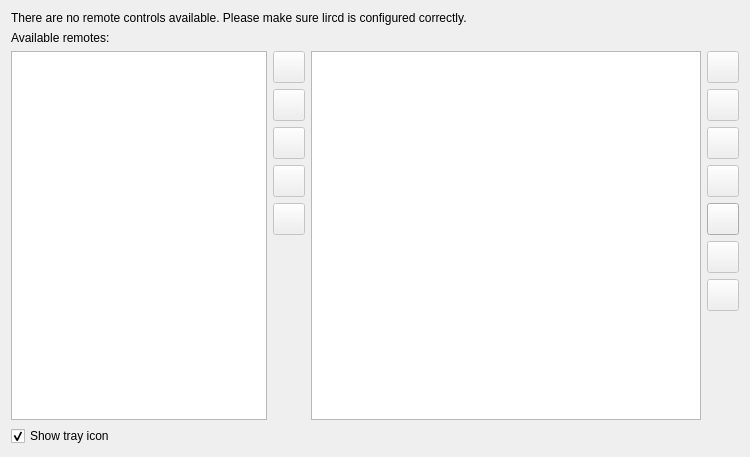
<?xml version="1.0" encoding="UTF-8"?>
<ui version="4.0">
 <author>Gav Wood</author>
 <class>ConfigurationWidget</class>
 <widget class="QWidget" name="ConfigurationWidget">
  <property name="geometry">
   <rect>
    <x>0</x>
    <y>0</y>
    <width>750</width>
    <height>457</height>
   </rect>
  </property>
  <property name="windowTitle">
   <string>Linux Infrared Remote Control</string>
  </property>
  <layout class="QGridLayout" name="gridLayout_2">
   <item row="0" column="0" colspan="4">
    <widget class="QLabel" name="lNoRemotesWarning">
     <property name="text">
      <string>There are no remote controls available. Please make sure lircd is configured correctly.</string>
     </property>
    </widget>
   </item>
   <item row="2" column="0">
    <widget class="QLabel" name="lRemotes">
     <property name="maximumSize">
      <size>
       <width>16777215</width>
       <height>16777215</height>
      </size>
     </property>
     <property name="text">
      <string>Available remotes:</string>
     </property>
     <property name="wordWrap">
      <bool>false</bool>
     </property>
    </widget>
   </item>
   <item row="3" column="0" rowspan="8">
    <widget class="QTreeView" name="tvRemotes">
     <property name="sizePolicy">
      <sizepolicy hsizetype="Minimum" vsizetype="Expanding">
       <horstretch>0</horstretch>
       <verstretch>0</verstretch>
      </sizepolicy>
     </property>
     <property name="editTriggers">
      <set>QAbstractItemView::NoEditTriggers</set>
     </property>
     <property name="dragEnabled">
      <bool>false</bool>
     </property>
     <property name="dragDropMode">
      <enum>QAbstractItemView::DropOnly</enum>
     </property>
     <property name="defaultDropAction">
      <enum>Qt::MoveAction</enum>
     </property>
     <property name="rootIsDecorated">
      <bool>false</bool>
     </property>
     <property name="expandsOnDoubleClick">
      <bool>false</bool>
     </property>
    </widget>
   </item>
   <item row="3" column="1">
    <widget class="KPushButton" name="pbAddMode">
     <property name="enabled">
      <bool>false</bool>
     </property>
     <property name="minimumSize">
      <size>
       <width>32</width>
       <height>32</height>
      </size>
     </property>
     <property name="maximumSize">
      <size>
       <width>32</width>
       <height>32</height>
      </size>
     </property>
     <property name="toolTip">
      <string>Add mode</string>
     </property>
    </widget>
   </item>
   <item row="3" column="2" rowspan="8">
    <widget class="QTreeView" name="tvActions">
     <property name="editTriggers">
      <set>QAbstractItemView::NoEditTriggers</set>
     </property>
     <property name="dragEnabled">
      <bool>true</bool>
     </property>
     <property name="defaultDropAction">
      <enum>Qt::MoveAction</enum>
     </property>
     <property name="rootIsDecorated">
      <bool>false</bool>
     </property>
    </widget>
   </item>
   <item row="3" column="3">
    <widget class="KPushButton" name="pbAddAction">
     <property name="enabled">
      <bool>false</bool>
     </property>
     <property name="minimumSize">
      <size>
       <width>32</width>
       <height>32</height>
      </size>
     </property>
     <property name="maximumSize">
      <size>
       <width>32</width>
       <height>32</height>
      </size>
     </property>
     <property name="toolTip">
      <string>Add action</string>
     </property>
    </widget>
   </item>
   <item row="4" column="1">
    <widget class="KPushButton" name="pbRemoveMode">
     <property name="enabled">
      <bool>false</bool>
     </property>
     <property name="minimumSize">
      <size>
       <width>32</width>
       <height>32</height>
      </size>
     </property>
     <property name="maximumSize">
      <size>
       <width>32</width>
       <height>32</height>
      </size>
     </property>
     <property name="toolTip">
      <string>Remove mode</string>
     </property>
    </widget>
   </item>
   <item row="4" column="3">
    <widget class="KPushButton" name="pbRemoveAction">
     <property name="enabled">
      <bool>false</bool>
     </property>
     <property name="minimumSize">
      <size>
       <width>32</width>
       <height>32</height>
      </size>
     </property>
     <property name="maximumSize">
      <size>
       <width>32</width>
       <height>32</height>
      </size>
     </property>
     <property name="toolTip">
      <string>Remove action</string>
     </property>
    </widget>
   </item>
   <item row="5" column="1">
    <widget class="KPushButton" name="pbEditMode">
     <property name="enabled">
      <bool>false</bool>
     </property>
     <property name="minimumSize">
      <size>
       <width>32</width>
       <height>32</height>
      </size>
     </property>
     <property name="maximumSize">
      <size>
       <width>32</width>
       <height>32</height>
      </size>
     </property>
     <property name="toolTip">
      <string>Edit mode</string>
     </property>
    </widget>
   </item>
   <item row="5" column="3">
    <widget class="KPushButton" name="pbEditAction">
     <property name="enabled">
      <bool>false</bool>
     </property>
     <property name="minimumSize">
      <size>
       <width>32</width>
       <height>32</height>
      </size>
     </property>
     <property name="maximumSize">
      <size>
       <width>32</width>
       <height>32</height>
      </size>
     </property>
     <property name="toolTip">
      <string>Edit action</string>
     </property>
    </widget>
   </item>
   <item row="6" column="1">
    <widget class="KPushButton" name="pbMoveModeUp">
     <property name="enabled">
      <bool>false</bool>
     </property>
     <property name="minimumSize">
      <size>
       <width>32</width>
       <height>32</height>
      </size>
     </property>
     <property name="maximumSize">
      <size>
       <width>32</width>
       <height>32</height>
      </size>
     </property>
     <property name="toolTip">
      <string>Move mode up</string>
     </property>
    </widget>
   </item>
   <item row="6" column="3">
    <widget class="KPushButton" name="pbCopyAction">
     <property name="enabled">
      <bool>false</bool>
     </property>
     <property name="minimumSize">
      <size>
       <width>32</width>
       <height>32</height>
      </size>
     </property>
     <property name="maximumSize">
      <size>
       <width>32</width>
       <height>32</height>
      </size>
     </property>
     <property name="toolTip">
      <string>Duplicate action</string>
     </property>
    </widget>
   </item>
   <item row="7" column="1">
    <widget class="KPushButton" name="pbMoveModeDown">
     <property name="enabled">
      <bool>false</bool>
     </property>
     <property name="minimumSize">
      <size>
       <width>32</width>
       <height>32</height>
      </size>
     </property>
     <property name="maximumSize">
      <size>
       <width>32</width>
       <height>32</height>
      </size>
     </property>
     <property name="toolTip">
      <string>Move mode down</string>
     </property>
    </widget>
   </item>
   <item row="7" column="3">
    <widget class="KPushButton" name="pbAutoPopulate">
     <property name="minimumSize">
      <size>
       <width>32</width>
       <height>32</height>
      </size>
     </property>
     <property name="maximumSize">
      <size>
       <width>32</width>
       <height>32</height>
      </size>
     </property>
     <property name="toolTip">
      <string>Automatically create actions using a profile</string>
     </property>
    </widget>
   </item>
   <item row="8" column="1" rowspan="3">
    <spacer name="verticalSpacer">
     <property name="orientation">
      <enum>Qt::Vertical</enum>
     </property>
     <property name="sizeHint" stdset="0">
      <size>
       <width>20</width>
       <height>203</height>
      </size>
     </property>
    </spacer>
   </item>
   <item row="8" column="3">
    <widget class="KPushButton" name="pbMoveActionUp">
     <property name="enabled">
      <bool>false</bool>
     </property>
     <property name="minimumSize">
      <size>
       <width>32</width>
       <height>32</height>
      </size>
     </property>
     <property name="maximumSize">
      <size>
       <width>32</width>
       <height>32</height>
      </size>
     </property>
     <property name="toolTip">
      <string>Move action up</string>
     </property>
    </widget>
   </item>
   <item row="9" column="3">
    <widget class="KPushButton" name="pbMoveActionDown">
     <property name="enabled">
      <bool>false</bool>
     </property>
     <property name="minimumSize">
      <size>
       <width>32</width>
       <height>32</height>
      </size>
     </property>
     <property name="maximumSize">
      <size>
       <width>32</width>
       <height>32</height>
      </size>
     </property>
     <property name="toolTip">
      <string>Move action down</string>
     </property>
    </widget>
   </item>
   <item row="10" column="3">
    <spacer name="verticalSpacer_2">
     <property name="orientation">
      <enum>Qt::Vertical</enum>
     </property>
     <property name="sizeHint" stdset="0">
      <size>
       <width>20</width>
       <height>167</height>
      </size>
     </property>
    </spacer>
   </item>
   <item row="11" column="0">
    <widget class="QCheckBox" name="cbTrayIcon">
     <property name="text">
      <string>Show tray icon</string>
     </property>
     <property name="checked">
      <bool>true</bool>
     </property>
    </widget>
   </item>
   <item row="2" column="2">
    <widget class="QLabel" name="lActions">
     <property name="sizePolicy">
      <sizepolicy hsizetype="Expanding" vsizetype="Preferred">
       <horstretch>0</horstretch>
       <verstretch>0</verstretch>
      </sizepolicy>
     </property>
     <property name="text">
      <string/>
     </property>
    </widget>
   </item>
  </layout>
 </widget>
 <customwidgets>
  <customwidget>
   <class>KPushButton</class>
   <extends>QPushButton</extends>
   <header>kpushbutton.h</header>
  </customwidget>
 </customwidgets>
 <includes>
  <include location="local">kpushbutton.h</include>
 </includes>
 <resources/>
 <connections/>
</ui>
